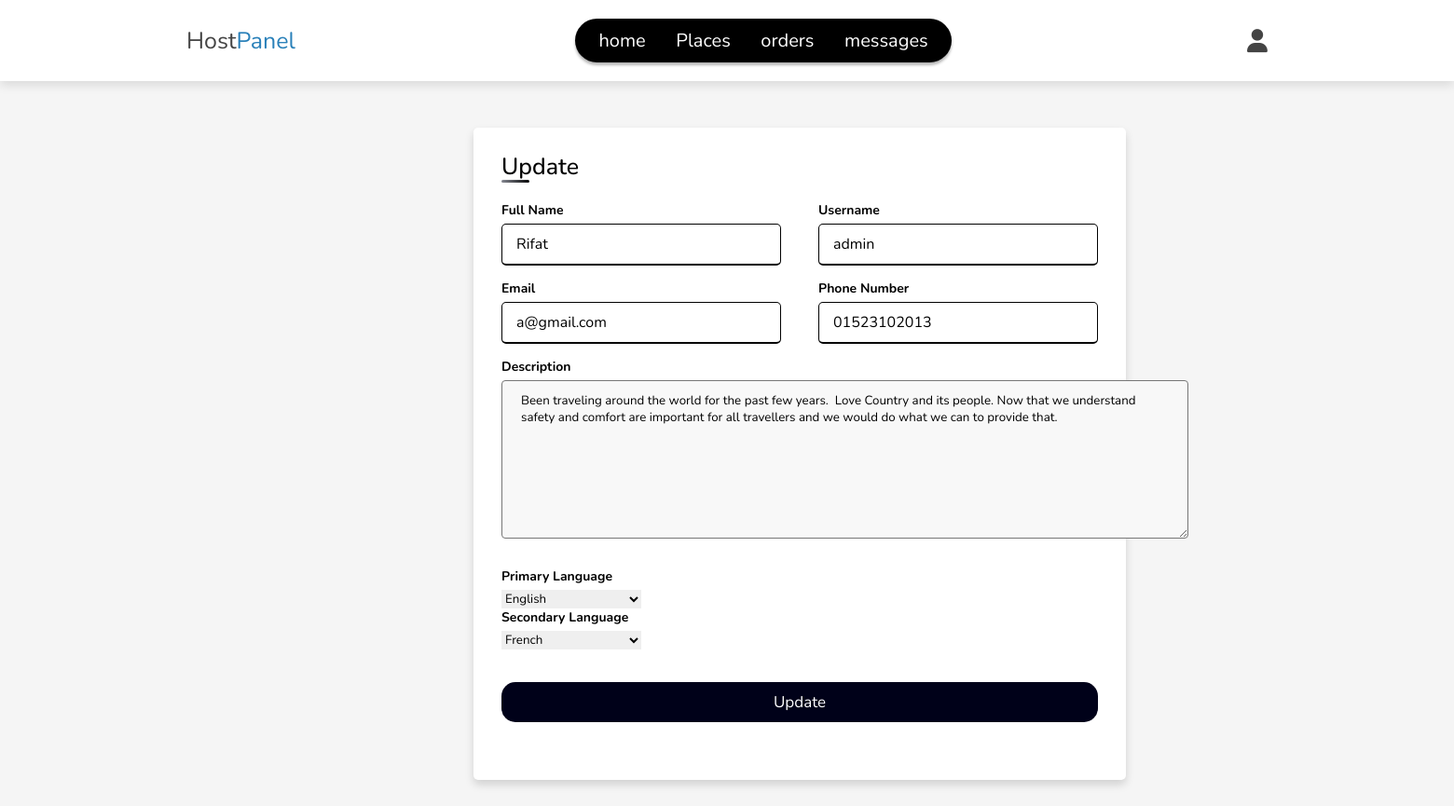
The page /seller/update_seller_profile.php (signed in) on the database its author committed.
### tables this page shows
CREATE TABLE `seller` (
  `id` int(100) NOT NULL,
  `name` varchar(20) DEFAULT NULL,
  `password` varchar(50) DEFAULT NULL,
  `username` text DEFAULT NULL,
  `email` text DEFAULT NULL,
  `phone` text DEFAULT NULL,
  `f_language` text DEFAULT NULL,
  `s_language` text DEFAULT NULL,
  `description` text DEFAULT NULL
);

### seller/update_seller_profile.php (the view, shortened to what this page needs)
<?php
include '../components/connect.php';
$seller_id = $_SESSION['seller_id'];
?>
<!DOCTYPE html>
<html lang="en">
<head>
   <link rel="stylesheet" href="https://cdnjs.cloudflare.com/ajax/libs/font-awesome/6.1.1/css/all.min.css">
   <link rel="stylesheet" href="../css/seller_style.css">
</head>
<body>
<?php include '../components/seller_header.php'; ?>
<section class='update'>
<div class="container-reg">
    <div class="titlee">Update</div>
    <div class="content-reg">
    <?php
      $select_seller = $conn->prepare("SELECT * FROM `seller` WHERE id = ?");
      $select_seller->execute([$seller_id]);
      if($select_seller->rowCount() > 0){
         while($fetch_seller = $select_seller->fetch(PDO::FETCH_ASSOC)){
   ?>
      <form action=""  method="post">
        <div class="user-details-reg">
          <div class="input-box">
            <span class="details-reg">Full Name</span>
            <input type="text" placeholder="Enter your name" name="name" value="<?= $fetch_seller['name']; ?>" required>
          </div>
          <div class="input-box">
            <span class="details-reg">Username</span>
            <input type="text" placeholder="Enter your username" name="username" value="<?= $fetch_seller['username']; ?>" required>
          </div>
          <div class="input-box">
            <span class="details-reg">Email</span>
            <input type="email" placeholder="Enter your email" name="email" value="<?= $fetch_seller['email']; ?>"required>
          </div>
          <div class="input-box">
            <span class="details-reg">Phone Number</span>
            <input type="text" placeholder="Enter your number" name="phone" value="<?= $fetch_seller['phone']; ?>" required>
          </div>
          <div class="input-box">
            <span class="details-reg">Description</span>
            <textarea name="description"  id="textarea" rows="8" cols="85"><?php echo $fetch_seller['description']; ?></textarea>
          </div>
        </div>
        <div class="input-box">
          <span class="details-reg">Primary Language</span>
          <select name="f_language" data-placeholder="Choose a Language...">
                  <option value="English"<?=$fetch_seller['f_language'] == 'English' ? ' selected="selected"' : '';?>>English</option>
              </select>
          </div>
          <div class="input-box">
          <span class="details-reg">Secondary Language</span>
          <select name="s_language" data-placeholder="Choose a Language...">
                  <option value="French"<?=$fetch_seller['s_language'] == 'French' ? ' selected="selected"' : '';?>>French</option>
              </select>
          </div>
        <div class="button-reg">
          <input type="submit" value="update" class="btn"  name="submit">
        </div>
      </form>
    </div>
  </div>
  </section>
  <?php
         }
      }else{
         echo '<p class="empty">no product found!</p>';
      }
   ?>
</body>
</html>

### css/seller_style.css (style rules this page uses)
* { margin: 0; padding: 0; box-sizing: border-box; font-family: "Poppins", sans-serif; --color-background: #000119; --stroke-width: calc(1em / 16); --font-size: 30vmin; --font-weight: 700; --letter-spacing: calc(1em / 8); }
.update { place-content: center; min-height: 100vh; min-width: 214.5vh; display: flex; justify-content: center; align-items: center; padding: 10px; }
.container-reg { max-width: 700px; width: 100%; background-color: #fff; padding: 25px 30px; border-radius: 5px; box-shadow: 0 5px 10px rgba(0, 0, 0, 0.15); }
.container-reg .titlee { font-size: 25px; font-weight: 500; position: relative; }
.container-reg .titlee::before { content: ""; position: absolute; left: 0; bottom: 0; height: 3px; width: 30px; border-radius: 5px; background: linear-gradient(135deg, #8B8E98, black); }
.content-reg form .user-details-reg { display: flex; flex-wrap: wrap; justify-content: space-between; margin: 20px 0 12px 0; }
form .user-details-reg .input-box { margin-bottom: 15px; width: calc(100% / 2 - 20px); }
form .input-box .details-reg { display: block; font-weight: bold; margin-bottom: 5px; border: var(--black); font-size: 14px; }
form .input-box #textarea { padding: 12px 20px; border: 1px solid #777; border-radius: 4px; background-color: #f8f8f8; }
.user-details-reg .input-box input, .user-details-reg .input-box select { height: 45px; width: 100%; outline: none; font-size: 16px; border-radius: 5px; padding-left: 15px; border: 1px solid #ccc; border-bottom-width: 2px; transition: all 0.3s ease; }
.user-details-reg .input-box input:focus, .user-details-reg .input-box input:valid { border-color: black; }
form .button-reg { height: 45px; margin: 35px 0; }
:root { --main-color: #2980b9; --orange: #f39c12; --red: #e74c3c; --black: #444; --white: #fff; --light-color: #777; --light-bg: #f5f5f5; --border: 0.2rem solid var(--black); --box-shadow: 0 0.5rem 1rem rgba(0, 0, 0, 0.1); }
* { font-family: "Nunito", sans-serif; margin: 0; padding: 0; box-sizing: border-box; outline: none; border: none; text-decoration: none; }
html { font-size: 62.5%; overflow-x: hidden; }
body { background-color: var(--light-bg); }
section { padding: 2rem; max-width: 1200px; margin: 0 auto; }
.btn, .delete-btn, .option-btn { display: block; width: 100%; margin-top: 1rem; border-radius: 1.5rem; padding: 1rem 3rem; font-size: 1.7rem; text-transform: capitalize; color: white; cursor: pointer; text-align: center; background-color: var(--color-background); box-shadow: 0px 0px 0px 0px #FFFFFF, 0px 0px 0px 0px #000000; transition: all 0.3s cubic-bezier(0.15, 0.83, 0.66, 1); }

### rows shown on the page
seller: name "Rifat", username "admin", email "a@gmail.com", phone "01523102013", description "Been traveling around the world for the past few years. Love Country and its people. Now that we understand safety and comfort are important for all travellers and we would do what we can to provide that.", f_language "English", s_language "French"
